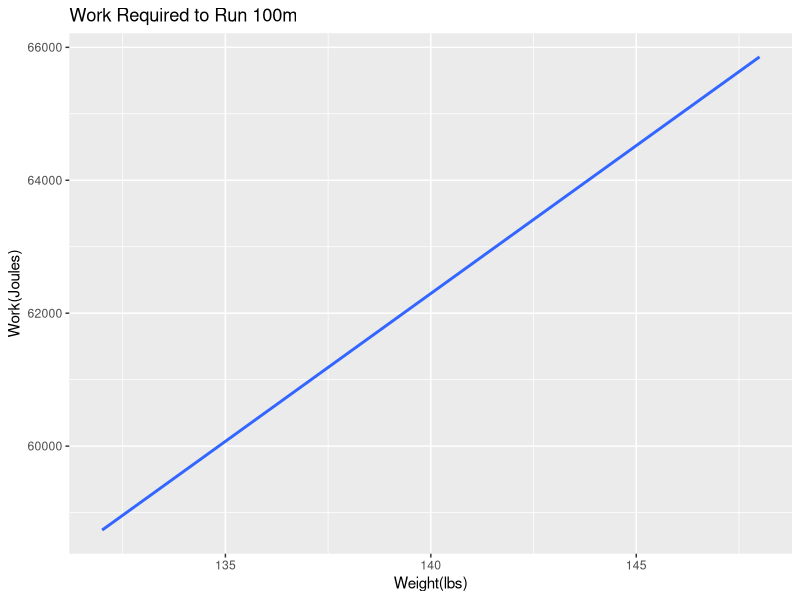
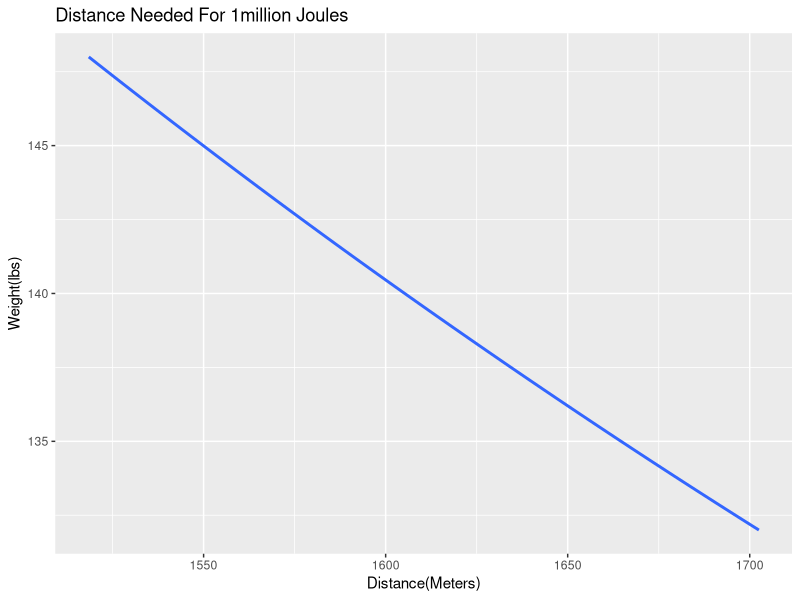
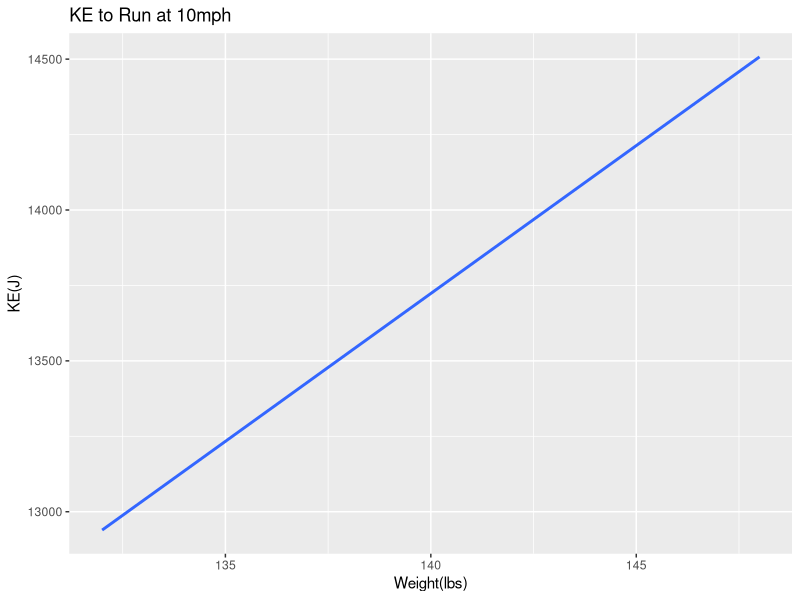
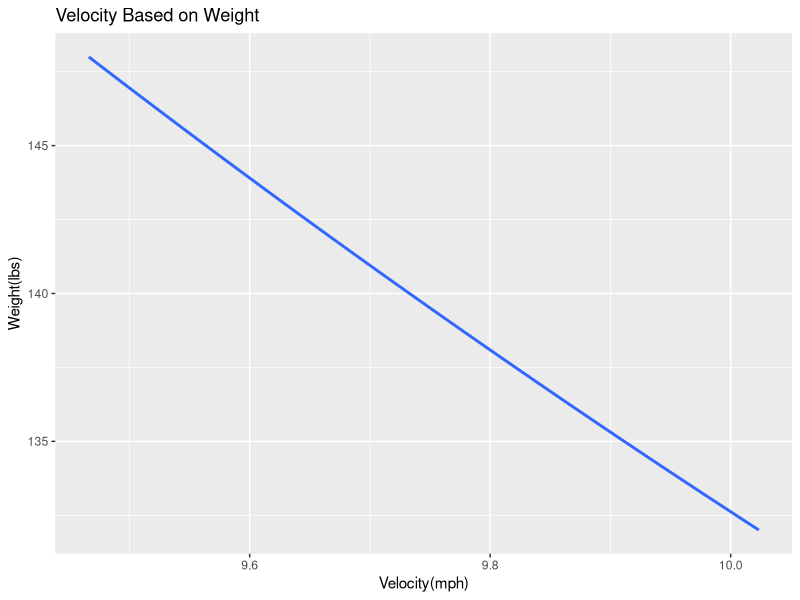
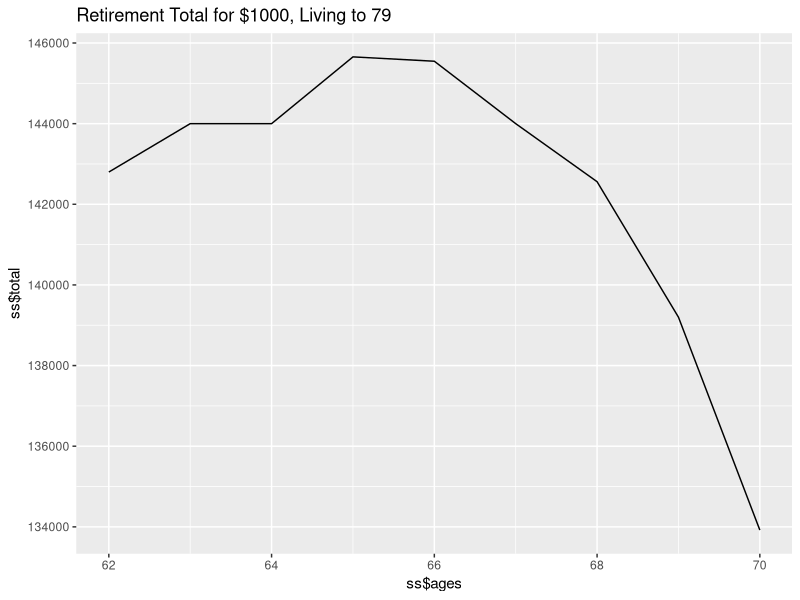
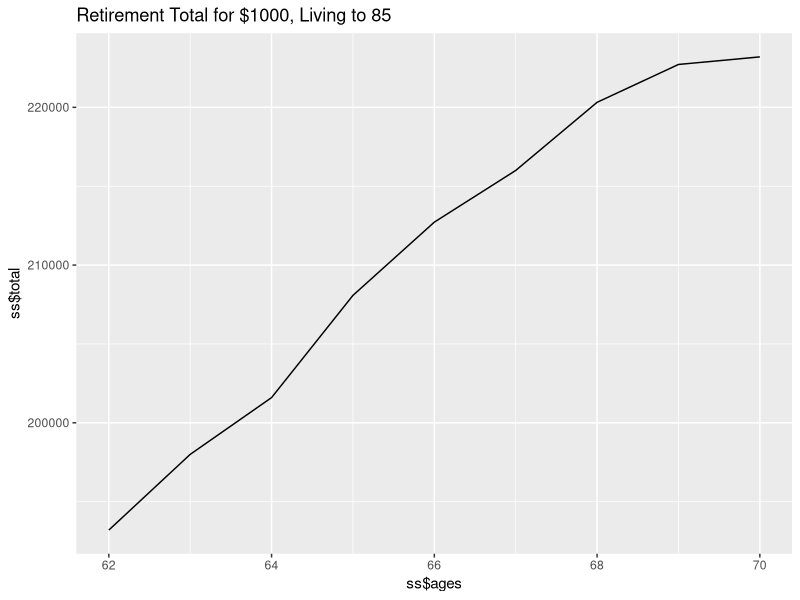

The R source for these figures, in order:
## ---- chunk 1
library(ggplot2)
runners <- read.csv("runners.csv", header = TRUE)
runners$work100 <- ((runners$weight * 9.81) / 2.20462) * 100
qplot(runners$weight, runners$work100, geom = "smooth", xlab = "Weight(lbs)", ylab = "Work(Joules)", main = "Work Required to Run 100m")
## ---- chunk 2
runners$mj <- (2.20462*1000000) / (9.81*runners$weight)
qplot(runners$mj, runners$weight, geom = "smooth", main = "Distance Needed For 1million Joules", xlab = "Distance(Meters)", ylab = "Weight(lbs)")
## ---- chunk 3
runners$ke10 <- .5*(9.81*runners$weight)*4.4704^2
qplot(runners$weight, runners$ke10, main = "KE to Run at 10mph", xlab = "Weight(lbs)", ylab = "KE(J)", geom = "smooth")
## ---- chunk 4
runners$velocity <- sqrt(13000/(4.905*runners$weight)) / .44704
qplot(runners$velocity, runners$weight, main = "Velocity Based on Weight", xlab = "Velocity(mph)", ylab = "Weight(lbs)", geom = "smooth")
## ---- chunk 5
ages <- c(62:70)
modifiers <- c(.7,.75,.8,.867,.933,1,1.08,1.16,1.24)
ss <- data.frame(cbind(ages, modifiers));ss
## ---- chunk 6
ss$monthly <- 1000*ss$modifiers;ss
## ---- chunk 7
ss$yearly <- ss$monthly*12
ss$year_remaining <- 79-ss$ages
ss$total <- ss$yearly*ss$year_remaining;ss
qplot(ss$ages, ss$total, main = "Retirement Total for $1000, Living to 79", geom = "line")
## ---- chunk 8
ss$monthly <- 1000*ss$modifiers
ss$yearly <- ss$monthly*12
ss$year_remaining <- 85-ss$ages
ss$total <- ss$yearly*ss$year_remaining;ss
qplot(ss$ages, ss$total, main = "Retirement Total for $1000, Living to 85", geom = "line")
## ---- chunk 9
ages <- c(rep(62:70,each=5))
modifiers <- c(rep(c(.7,.75,.8,.867,.933,1,1.08,1.16,1.24),each=5))
death <- rep(c(70,75,80,85,90), 9)
death_chance <- rep(c(.92,.80,.63,.41,.2), 9)
ss2 <- data.frame(cbind(ages,modifiers,death,death_chance))
ss2$monthly <- 1000*ss2$modifiers
ss2$yearly <- ss2$monthly*12
ss2$remaining <- ss2$death-ss2$ages
ss2$total <- ss2$yearly*ss2$remaining;ss2

library(plyr)
ddply(ss2, ~ages, summarise, mean=mean(total))
